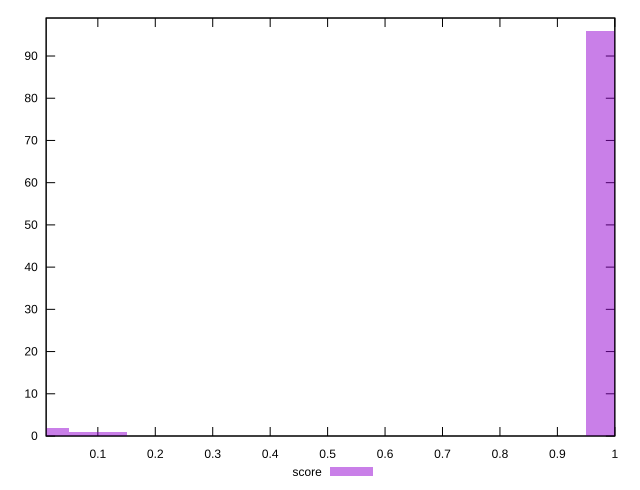

Generate this figure with gnuplot:
reset

$score <<EOF
0.1 1
0 2
1 96
EOF

set key outside below
set boxwidth 0.1
set xrange [0.01:1]
set yrange [0:99]
set trange [0:99]
set style fill transparent solid 0.5 noborder
set terminal svg size 640, 490 enhanced background rgb 'white'
set output "report/report_00029_2021-02-24T13-36-40.390Z/speed-index/samples/card/score/histogram.svg"

plot $score title "score" with boxes

reset
